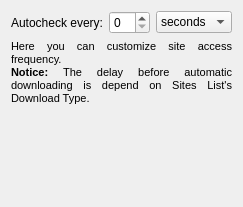
             <widget class="QWidget" name="pPeriodPage">
              <layout class="QVBoxLayout" name="verticalLayout_4">
               <item>
                <layout class="QFormLayout" name="formLayout">
                 <item row="0" column="0">
                  <widget class="QLabel" name="label_2">
                   <property name="text">
                    <string>Autocheck every:</string>
                   </property>
                  </widget>
                 </item>
                 <item row="0" column="1">
                  <layout class="QHBoxLayout" name="horizontalLayout_7">
                   <item>
                    <widget class="QSpinBox" name="timeValueSpinBox">
                     <property name="toolTip">
                      <string>Download period ( units count )</string>
                     </property>
                     <property name="suffix">
                      <string/>
                     </property>
                    </widget>
                   </item>
                   <item>
                    <widget class="QComboBox" name="timeUnitsComboBox2">
                     <property name="sizePolicy">
                      <sizepolicy hsizetype="Minimum" vsizetype="Fixed">
                       <horstretch>0</horstretch>
                       <verstretch>0</verstretch>
                      </sizepolicy>
                     </property>
                     <property name="toolTip">
                      <string>Download period ( units )</string>
                     </property>
                     <item>
                      <property name="text">
                       <string>seconds</string>
                      </property>
                     </item>
                     <item>
                      <property name="text">
                       <string>minutes</string>
                      </property>
                     </item>
                     <item>
                      <property name="text">
                       <string>hours</string>
                      </property>
                     </item>
                    </widget>
                   </item>
                  </layout>
                 </item>
                </layout>
               </item>
               <item>
                <widget class="QLabel" name="label_7">
                 <property name="text">
                  <string>&lt;!DOCTYPE HTML PUBLIC &quot;-//W3C//DTD HTML 4.0//EN&quot; &quot;http://www.w3.org/TR/REC-html40/strict.dtd&quot;&gt;
&lt;html&gt;&lt;head&gt;&lt;meta name=&quot;qrichtext&quot; content=&quot;1&quot; /&gt;&lt;style type=&quot;text/css&quot;&gt;
p, li { white-space: pre-wrap; }
&lt;/style&gt;&lt;/head&gt;&lt;body style=&quot; font-family:'MS Shell Dlg 2'; font-size:8.25pt; font-weight:400; font-style:normal;&quot;&gt;
&lt;p style=&quot; margin-top:0px; margin-bottom:0px; margin-left:0px; margin-right:0px; -qt-block-indent:0; text-indent:0px;&quot;&gt;&lt;span style=&quot; font-size:8pt;&quot;&gt;Here you can customize site access frequency.&lt;br /&gt;&lt;/span&gt;&lt;span style=&quot; font-size:8pt; font-weight:600;&quot;&gt;Notice:&lt;/span&gt;&lt;span style=&quot; font-size:8pt;&quot;&gt; The delay before automatic downloading is depend on Sites List's Download Type.&lt;/span&gt;&lt;/p&gt;&lt;/body&gt;&lt;/html&gt;</string>
                 </property>
                 <property name="alignment">
                  <set>Qt::AlignJustify|Qt::AlignVCenter</set>
                 </property>
                 <property name="wordWrap">
                  <bool>true</bool>
                 </property>
                </widget>
               </item>
               <item>
                <spacer name="verticalSpacer_5">
                 <property name="orientation">
                  <enum>Qt::Vertical</enum>
                 </property>
                 <property name="sizeHint" stdset="0">
                  <size>
                   <width>20</width>
                   <height>91</height>
                  </size>
                 </property>
                </spacer>
               </item>
              </layout>
             </widget>
